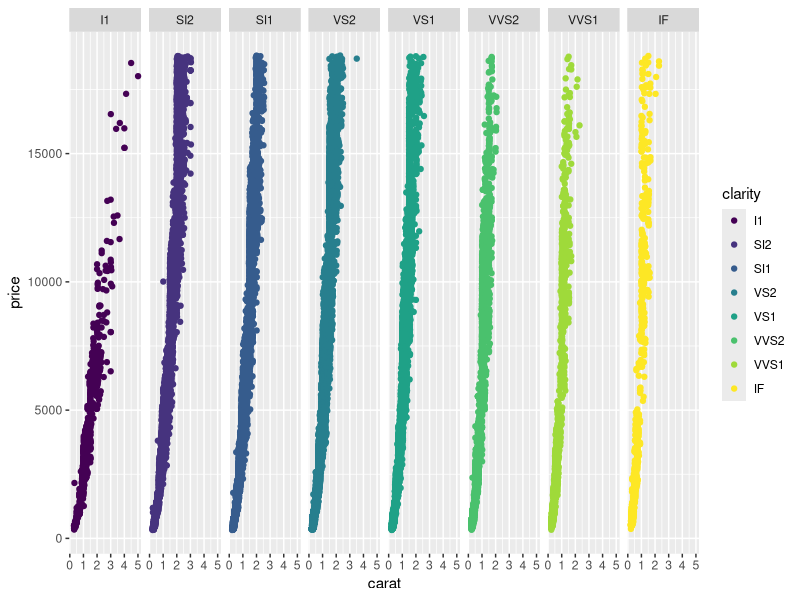
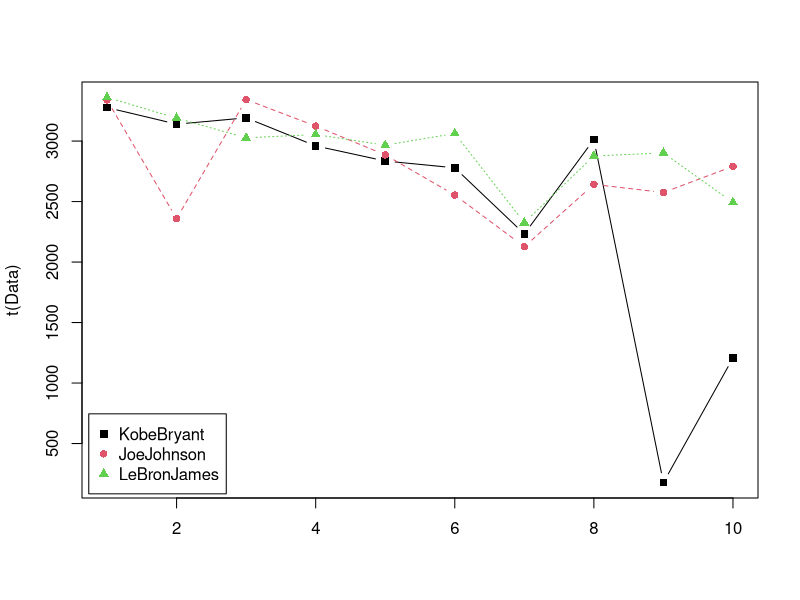
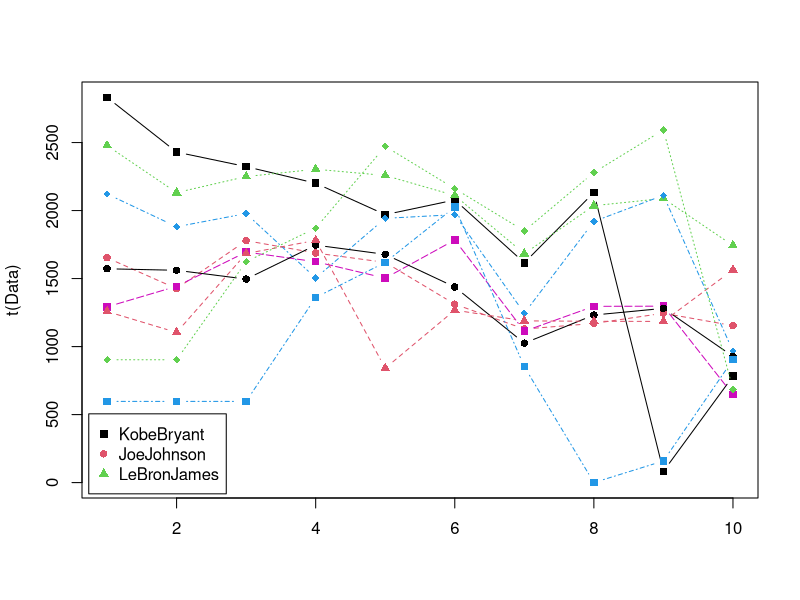

These charts were generated, in order, by the following R code:
#integer
x <- 2L
typeof(x)

#double
y <- 2.5
typeof(y)

#complex
z <- 2 + 3i
typeof(z)

#character
a <- "h"
typeof(a)

#logical
q1 <- T
typeof(q1)
q2 <- FALSE
typeof(q2)

A <- 10
B <- 5

C <- A + B

var1 <- 2.5
var2 <- 4

result <- var1 / var2
result

answer <- sqrt(var2)
answer

greeting <- "Hello"
name <- "Bob"
message <- paste(greeting, name)
message

#Logical:
#TRUE T
#FALSE F

4 < 5
4 == 5
5 > 10

#Logical operators in R
# == (equal to)
# !== (not equal to)
# >
# <
# <=
# >=
# ! (not)
# | (or)
# &
# isTRUE(x)

result <- 4 < 5
result
typeof(result)

result2 <- !TRUE
result2

result | result2
result & result2

isTRUE(result2)

counter <- 1
while(counter < 12){
  print(counter)
  counter2 <- counter + 1
  counter <- counter2
  print(counter)
}
  
for(i in 5:10){
  print("Hello R")
}

for(i in 1:5){
  print("Hello R")
}

5:10

x <- rnorm(1)
if (x > 1){
  answer <- "Greater than 1"
} else if(x >= -1){
  answer <- "Between -1 and 1"
} else{
  answer <- "Less than -1"
}

MyFirstVector <- c(3, 45, 56, 732)
MyFirstVector
is.numeric(MyFirstVector)
is.integer(MyFirstVector)
is.double(MyFirstVector)

V2 <- c(3L, 12L, 234L, 0L)
is.numeric(V2)
is.integer(V2)
is.double(V2)

V3 <- c("a", "B23", "Hello")
V3
is.character(V3)

seq(1,15)
seq(1,15,2)
z <- seq(1,15,4)
z

rep(3,50)
d <- rep(3,50)
d
rep("a",5)

x <- c(80,20)
y <- rep(x,10)
y

x <- c(1,123,534,13,4) #combine
y <- seq(201,250,11)   #sequence
z <- rep("Hi!",3)      #replicate

w <- c("a", "b", "c", "d", "e")
w
w[1]
w[2]
w[-1]
v <- w[-3]
v
w[1:3]

?ggplot
install.packages("ggplot2")
library(ggplot2)
?ggplot2

qplot(data=diamonds, carat, price,
      colour=clarity, facets=.~clarity)

#Data
revenue <- c(14574.49, 7606.46, 8611.41, 9175.41, 8058.65, 8105.44, 11496.28, 9766.09, 10305.32, 14379.96, 10713.97, 15433.50)
expenses <- c(12051.82, 5695.07, 12319.20, 12089.72, 8658.57, 840.20, 3285.73, 5821.12, 6976.93, 16618.61, 10054.37, 3803.96)

#Solution
# profit for each month
Profit <- revenue - expenses
Profit

# profit after tax for each month (the tax rate is 30%)
tax <- Profit * 0.3
tax

profit.after.tax <- Profit - tax
profit.after.tax

# profit margin for each month - equals to profit after tax divided by revenue
profit.margin <- round(profit.after.tax / revenue, 2) * 100
profit.margin


# good months - where the profit after tax was greater than the mean for the year
mean_pat <- mean(profit.after.tax)
mean_pat
good.months <- profit.after.tax > mean_pat
good.months

# bad months - where the profit after tax was less than the mean for the year
bad.months <- !good.months
bad.months

# the best month - where the profit after tax was max for the year
best.month <- profit.after.tax  == max(profit.after.tax)

# the worst month - where the profit after tax was min for the year
worst.month <- profit.after.tax  == min(profit.after.tax)
worst.month

#units of thousands
revenue.1000 <- round(revenue / 1000)
expenses.1000 <- round(expenses / 1000)
profit.1000 <- round(Profit / 1000)
profit.after.tax.1000 <- round(profit.after.tax / 1000)

#output
revenue.1000
expenses.1000
profit.1000
profit.after.tax.1000
profit.margin
good.months
bad.months
best.month
worst.month

#matrices
m <- rbind(
  revenue.1000,
  expenses.1000,
  profit.1000,
  profit.after.tax.1000,
  profit.margin,
  good.months,
  bad.months,
  best.month,
  worst.month
)
m

#Dear Student,
#
#Welcome to the world of Basketball Data!
#I'm sure you will enjoy this section of the R Programming course.
#
#Instructions for this dataset:
# Simply select ALL the lines in this script by pressing 
# CTRL+A on Windows or CMND+A on a Mac and execute them
# Once you have executed the commands the following objects
# will be created:
# Matrices:
# - FieldGoalAttempts
# - FieldGoals
# - Games
# - MinutesPlayed
# - Salary
# Vectors:
# - Players
# - Seasons
#We will go understand these inside the course.
#
#Sincerely,
#Kirill Eremenko
#www.superdatascience.com

#Copyright: These datasets were prepared using publicly available data.
#           However, theses scripts are subject to Copyright Laws. 
#           If you wish to use these R scripts outside of the R Programming Course
#           by Kirill Eremenko, you may do so by referencing www.superdatascience.com in your work.

#Comments:
#Seasons are labeled based on the first year in the season
#E.g. the 2012-2013 season is preseneted as simply 2012

#Notes and Corrections to the data:
#Kevin Durant: 2006 - College Data Used
#Kevin Durant: 2005 - Proxied With 2006 Data
#Derrick Rose: 2012 - Did Not Play
#Derrick Rose: 2007 - College Data Used
#Derrick Rose: 2006 - Proxied With 2007 Data
#Derrick Rose: 2005 - Proxied With 2007 Data

#Seasons
Seasons <- c("2005","2006","2007","2008","2009","2010","2011","2012","2013","2014")

#Players
Players <- c("KobeBryant","JoeJohnson","LeBronJames","CarmeloAnthony","DwightHoward","ChrisBosh","ChrisPaul","KevinDurant","DerrickRose","DwayneWade")

#Salaries
KobeBryant_Salary <- c(15946875,17718750,19490625,21262500,23034375,24806250,25244493,27849149,30453805,23500000)
JoeJohnson_Salary <- c(12000000,12744189,13488377,14232567,14976754,16324500,18038573,19752645,21466718,23180790)
LeBronJames_Salary <- c(4621800,5828090,13041250,14410581,15779912,14500000,16022500,17545000,19067500,20644400)
CarmeloAnthony_Salary <- c(3713640,4694041,13041250,14410581,15779912,17149243,18518574,19450000,22407474,22458000)
DwightHoward_Salary <- c(4493160,4806720,6061274,13758000,15202590,16647180,18091770,19536360,20513178,21436271)
ChrisBosh_Salary <- c(3348000,4235220,12455000,14410581,15779912,14500000,16022500,17545000,19067500,20644400)
ChrisPaul_Salary <- c(3144240,3380160,3615960,4574189,13520500,14940153,16359805,17779458,18668431,20068563)
KevinDurant_Salary <- c(0,0,4171200,4484040,4796880,6053663,15506632,16669630,17832627,18995624)
DerrickRose_Salary <- c(0,0,0,4822800,5184480,5546160,6993708,16402500,17632688,18862875)
DwayneWade_Salary <- c(3031920,3841443,13041250,14410581,15779912,14200000,15691000,17182000,18673000,15000000)
#Matrix
Salary <- rbind(KobeBryant_Salary, JoeJohnson_Salary, LeBronJames_Salary, CarmeloAnthony_Salary, DwightHoward_Salary, ChrisBosh_Salary, ChrisPaul_Salary, KevinDurant_Salary, DerrickRose_Salary, DwayneWade_Salary)
rm(KobeBryant_Salary, JoeJohnson_Salary, CarmeloAnthony_Salary, DwightHoward_Salary, ChrisBosh_Salary, LeBronJames_Salary, ChrisPaul_Salary, DerrickRose_Salary, DwayneWade_Salary, KevinDurant_Salary)
colnames(Salary) <- Seasons
rownames(Salary) <- Players

#Games 
KobeBryant_G <- c(80,77,82,82,73,82,58,78,6,35)
JoeJohnson_G <- c(82,57,82,79,76,72,60,72,79,80)
LeBronJames_G <- c(79,78,75,81,76,79,62,76,77,69)
CarmeloAnthony_G <- c(80,65,77,66,69,77,55,67,77,40)
DwightHoward_G <- c(82,82,82,79,82,78,54,76,71,41)
ChrisBosh_G <- c(70,69,67,77,70,77,57,74,79,44)
ChrisPaul_G <- c(78,64,80,78,45,80,60,70,62,82)
KevinDurant_G <- c(35,35,80,74,82,78,66,81,81,27)
DerrickRose_G <- c(40,40,40,81,78,81,39,0,10,51)
DwayneWade_G <- c(75,51,51,79,77,76,49,69,54,62)
#Matrix
Games <- rbind(KobeBryant_G, JoeJohnson_G, LeBronJames_G, CarmeloAnthony_G, DwightHoward_G, ChrisBosh_G, ChrisPaul_G, KevinDurant_G, DerrickRose_G, DwayneWade_G)
rm(KobeBryant_G, JoeJohnson_G, CarmeloAnthony_G, DwightHoward_G, ChrisBosh_G, LeBronJames_G, ChrisPaul_G, DerrickRose_G, DwayneWade_G, KevinDurant_G)
colnames(Games) <- Seasons
rownames(Games) <- Players

#Minutes Played
KobeBryant_MP <- c(3277,3140,3192,2960,2835,2779,2232,3013,177,1207)
JoeJohnson_MP <- c(3340,2359,3343,3124,2886,2554,2127,2642,2575,2791)
LeBronJames_MP <- c(3361,3190,3027,3054,2966,3063,2326,2877,2902,2493)
CarmeloAnthony_MP <- c(2941,2486,2806,2277,2634,2751,1876,2482,2982,1428)
DwightHoward_MP <- c(3021,3023,3088,2821,2843,2935,2070,2722,2396,1223)
ChrisBosh_MP <- c(2751,2658,2425,2928,2526,2795,2007,2454,2531,1556)
ChrisPaul_MP <- c(2808,2353,3006,3002,1712,2880,2181,2335,2171,2857)
KevinDurant_MP <- c(1255,1255,2768,2885,3239,3038,2546,3119,3122,913)
DerrickRose_MP <- c(1168,1168,1168,3000,2871,3026,1375,0,311,1530)
DwayneWade_MP <- c(2892,1931,1954,3048,2792,2823,1625,2391,1775,1971)
#Matrix
MinutesPlayed <- rbind(KobeBryant_MP, JoeJohnson_MP, LeBronJames_MP, CarmeloAnthony_MP, DwightHoward_MP, ChrisBosh_MP, ChrisPaul_MP, KevinDurant_MP, DerrickRose_MP, DwayneWade_MP)
rm(KobeBryant_MP, JoeJohnson_MP, CarmeloAnthony_MP, DwightHoward_MP, ChrisBosh_MP, LeBronJames_MP, ChrisPaul_MP, DerrickRose_MP, DwayneWade_MP, KevinDurant_MP)
colnames(MinutesPlayed) <- Seasons
rownames(MinutesPlayed) <- Players

#Field Goals
KobeBryant_FG <- c(978,813,775,800,716,740,574,738,31,266)
JoeJohnson_FG <- c(632,536,647,620,635,514,423,445,462,446)
LeBronJames_FG <- c(875,772,794,789,768,758,621,765,767,624)
CarmeloAnthony_FG <- c(756,691,728,535,688,684,441,669,743,358)
DwightHoward_FG <- c(468,526,583,560,510,619,416,470,473,251)
ChrisBosh_FG <- c(549,543,507,615,600,524,393,485,492,343)
ChrisPaul_FG <- c(407,381,630,631,314,430,425,412,406,568)
KevinDurant_FG <- c(306,306,587,661,794,711,643,731,849,238)
DerrickRose_FG <- c(208,208,208,574,672,711,302,0,58,338)
DwayneWade_FG <- c(699,472,439,854,719,692,416,569,415,509)
#Matrix
FieldGoals <- rbind(KobeBryant_FG, JoeJohnson_FG, LeBronJames_FG, CarmeloAnthony_FG, DwightHoward_FG, ChrisBosh_FG, ChrisPaul_FG, KevinDurant_FG, DerrickRose_FG, DwayneWade_FG)
rm(KobeBryant_FG, JoeJohnson_FG, LeBronJames_FG, CarmeloAnthony_FG, DwightHoward_FG, ChrisBosh_FG, ChrisPaul_FG, KevinDurant_FG, DerrickRose_FG, DwayneWade_FG)
colnames(FieldGoals) <- Seasons
rownames(FieldGoals) <- Players

#Field Goal Attempts
KobeBryant_FGA <- c(2173,1757,1690,1712,1569,1639,1336,1595,73,713)
JoeJohnson_FGA <- c(1395,1139,1497,1420,1386,1161,931,1052,1018,1025)
LeBronJames_FGA <- c(1823,1621,1642,1613,1528,1485,1169,1354,1353,1279)
CarmeloAnthony_FGA <- c(1572,1453,1481,1207,1502,1503,1025,1489,1643,806)
DwightHoward_FGA <- c(881,873,974,979,834,1044,726,813,800,423)
ChrisBosh_FGA <- c(1087,1094,1027,1263,1158,1056,807,907,953,745)
ChrisPaul_FGA <- c(947,871,1291,1255,637,928,890,856,870,1170)
KevinDurant_FGA <- c(647,647,1366,1390,1668,1538,1297,1433,1688,467)
DerrickRose_FGA <- c(436,436,436,1208,1373,1597,695,0,164,835)
DwayneWade_FGA <- c(1413,962,937,1739,1511,1384,837,1093,761,1084)
#Matrix
FieldGoalAttempts <- rbind(KobeBryant_FGA, JoeJohnson_FGA, LeBronJames_FGA, CarmeloAnthony_FGA, DwightHoward_FGA, ChrisBosh_FGA, ChrisPaul_FGA, KevinDurant_FGA, DerrickRose_FGA, DwayneWade_FGA)
rm(KobeBryant_FGA, JoeJohnson_FGA, LeBronJames_FGA, CarmeloAnthony_FGA, DwightHoward_FGA, ChrisBosh_FGA, ChrisPaul_FGA, KevinDurant_FGA, DerrickRose_FGA, DwayneWade_FGA)
colnames(FieldGoalAttempts) <- Seasons
rownames(FieldGoalAttempts) <- Players

#Points
KobeBryant_PTS <- c(2832,2430,2323,2201,1970,2078,1616,2133,83,782)
JoeJohnson_PTS <- c(1653,1426,1779,1688,1619,1312,1129,1170,1245,1154)
LeBronJames_PTS <- c(2478,2132,2250,2304,2258,2111,1683,2036,2089,1743)
CarmeloAnthony_PTS <- c(2122,1881,1978,1504,1943,1970,1245,1920,2112,966)
DwightHoward_PTS <- c(1292,1443,1695,1624,1503,1784,1113,1296,1297,646)
ChrisBosh_PTS <- c(1572,1561,1496,1746,1678,1438,1025,1232,1281,928)
ChrisPaul_PTS <- c(1258,1104,1684,1781,841,1268,1189,1186,1185,1564)
KevinDurant_PTS <- c(903,903,1624,1871,2472,2161,1850,2280,2593,686)
DerrickRose_PTS <- c(597,597,597,1361,1619,2026,852,0,159,904)
DwayneWade_PTS <- c(2040,1397,1254,2386,2045,1941,1082,1463,1028,1331)
#Matrix
Points <- rbind(KobeBryant_PTS, JoeJohnson_PTS, LeBronJames_PTS, CarmeloAnthony_PTS, DwightHoward_PTS, ChrisBosh_PTS, ChrisPaul_PTS, KevinDurant_PTS, DerrickRose_PTS, DwayneWade_PTS)
rm(KobeBryant_PTS, JoeJohnson_PTS, LeBronJames_PTS, CarmeloAnthony_PTS, DwightHoward_PTS, ChrisBosh_PTS, ChrisPaul_PTS, KevinDurant_PTS, DerrickRose_PTS, DwayneWade_PTS)
colnames(Points) <- Seasons
rownames(Points) <- Players

#Matrix()
?matrix
my.data <- 1:20
my.data

A <- matrix(my.data, 4, 5)
A

B <- matrix(my.data, 4, 5, byrow=T)
B

#rbind()
r1 <- c("I", "am", "happy")
r2 <- c("What", "a", "day")
r3 <- c(1, 2, 3)
C <- rbind(r1, r2, r3)
C

#cbind
c1 <- 1:5
c2 <- -1:-5
D <- cbind(c1,c2)
D

Games
rownames(Games)
colnames(Games)
Games["LeBronJames","2012"]

FieldGoals

round(FieldGoals / Games,1)
round(MinutesPlayed / Games)

#Subsetting
Games
Games[1:3,6:10]
Games[c(1,10),]
Games[,c(4,5)]

Games[1,]
Games[1,,drop=F]
Games[1,5,drop=F]
Data <- MinutesPlayed[1:3,]
Data

matplot(t(Data), type="b", pch=15:18, col=c(1:4,6)) 
legend("bottomleft", inset=0.01, legend=Players[1:3], col=c(1:4,6), pch=15:18, horiz=F)

#create a function
myplot <- function(rows){
  Data <- Points[rows,,drop=F]
  matplot(t(Data), type="b", pch=15:18, col=c(1:4,6)) 
  legend("bottomleft", inset=0.01, legend=Players[1:3], col=c(1:4,6), pch=15:18, horiz=F)
}
myplot(1:9)
